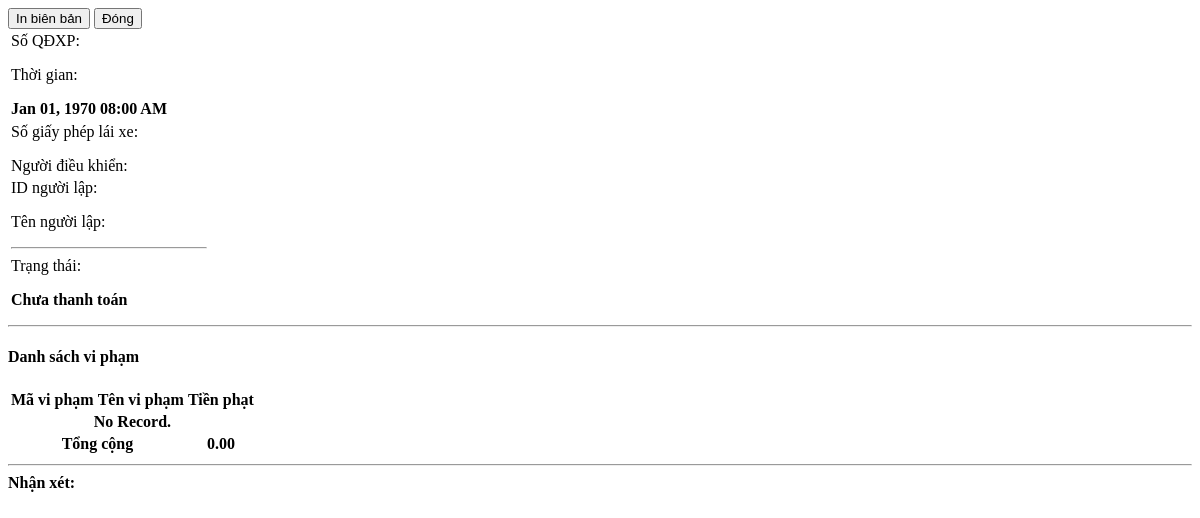
The page /admin/violations/view_details.php?id=53 on the database as committed earlier.
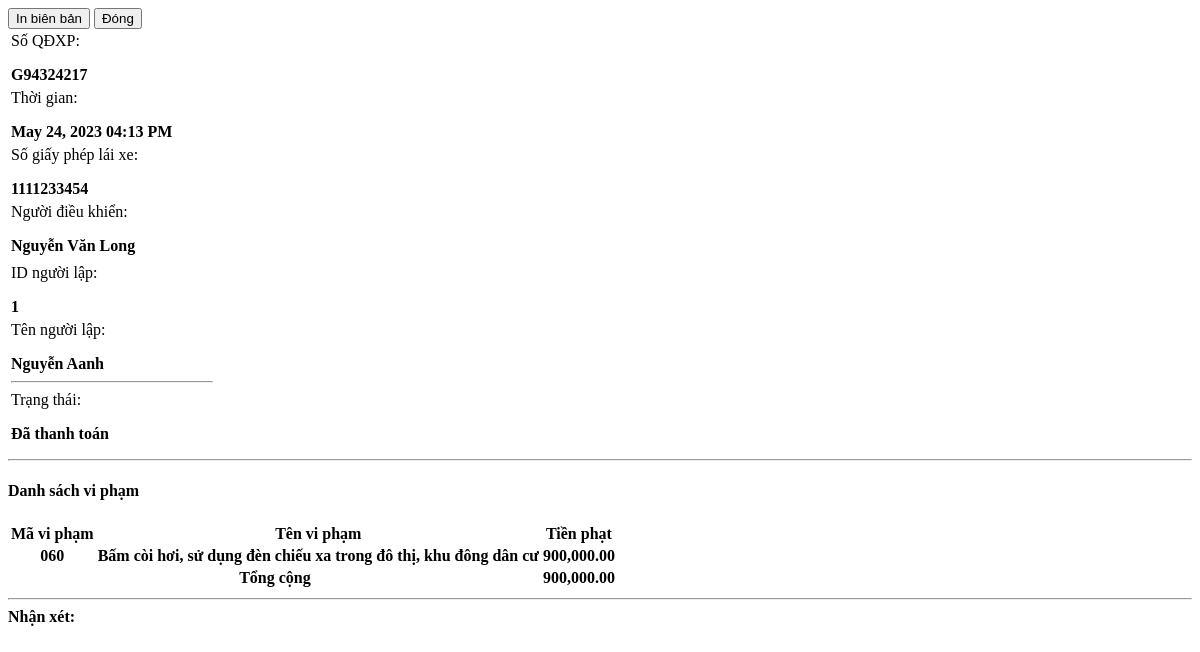
The same page on the database as committed later.
### tables this page shows
CREATE TABLE `violation_items` (
  `driver_violation_id` int(30) NOT NULL,
  `violation_id` int(30) DEFAULT NULL,
  `fine` float NOT NULL,
  `status` tinyint(1) NOT NULL DEFAULT 0 COMMENT '0=pending, 1=paid',
  `date_created` datetime NOT NULL DEFAULT current_timestamp()
);

CREATE TABLE `violations` (
  `id` int(30) NOT NULL,
  `code` varchar(50) NOT NULL,
  `name` text NOT NULL,
  `description` text NOT NULL,
  `min_fine` float NOT NULL,
  `max_fine` float NOT NULL,
  `law_id` int(30) NOT NULL,
  `fine` float NOT NULL,
  `status` tinyint(4) NOT NULL DEFAULT 1 COMMENT '0=Inactive, 1=Active',
  `date_created` datetime NOT NULL DEFAULT current_timestamp(),
  `date_updated` datetime DEFAULT NULL ON UPDATE current_timestamp()
);

### admin/violations/view_details.php (the view, shortened to what this page needs)
<?php
require_once('../../config.php');
if(isset($_GET['id']) && $_GET['id'] > 0){
    $qry2 = $conn->query("SELECT i.*,o.code,o.name from `violation_items` i inner join `violations` o on i.violation_id = o.id where i.driver_violation_id = '{$_GET['id']}' ");
    $violation_arr = array();
	if($qry2->num_rows > 0){
        while($row = $qry2->fetch_assoc()){
            $violation_arr[]=$row;
        }
    }
}
?>
<div class="container-fluid">
    <div class="w-100 d-flex justify-content-end mb-2">
        <button class="btn btn-flat btn-sm btn-default bg-lightblue" type="button" id="print"><i class="fa fa-print"></i> In biên bản</button>
        <button class="btn btn-flat btn-sm btn-default bg-black" data-dismiss="modal"><i class="fa fa-times"></i> Đóng</button>
    </div>
    <div class="border border-dark px-2 py-2" id="print_out">
        <table class="table boder-0">
            <tr class='boder-0'>
                <td width="80%" class='boder-0 align-bottom'>
                    <div class="row">
                        <div class="col-12">
                            <div class="row justify-content-between  w-max-100">
                                <div class="col-6 d-flex w-max-100">
                                    <label class="float-left w-auto whitespace-nowrap">Số QĐXP: </label>
                                    <p class="col-md-auto border-bottom px-2 border-dark w-100"><b><?php echo $ticket_no ?></b></p>
                                </div>
                                <div class="col-6 d-flex w-max-100">
                                    <label class="float-left w-auto whitespace-nowrap">Thời gian: </label>
                                    <p class="col-md-auto border-bottom px-2 border-dark w-100"><b><?php echo date("M d, Y h:i A",strtotime($date_created)) ?></b></p>
                                </div>
                            </div>
                            <div class="d-flex w-max-100">
                                <label class="float-left w-auto whitespace-nowrap">Số giấy phép lái xe:</label>
                                <p class="col-md-auto border-bottom border-dark w-100"><b><?php echo $license_id_no ?></b></p>
                            </div>
                            <div class="d-flex w-max-100">
                                <label class="float-left w-auto whitespace-nowrap">Người điều khiển:</label>
                                <p class="col-md-auto border-bottom border-dark w-100"><b><?php echo $driver ?></b></p>
                            </div>
                        </div>
                    </div>
                </td>
            </tr>
            <tr>
                <td colspan='2'>
                    <div class="d-flex w-max-100">
                        <label class="float-left w-auto whitespace-nowrap">ID người lập:</label>
                        <p class="col-md-auto border-bottom border-dark w-100"><b><?php echo $officer_id ?></b></p>
                    </div>
                    <div class="d-flex w-max-100">
                        <label class="float-left w-auto whitespace-nowrap">Tên người lập:</label>
                        <p class="col-md-auto border-bottom border-dark w-100"><b><?php echo $officer_name ?></b></p>
                    </div>
                    <hr>
                    <div class="d-flex w-max-100">
                        <label class="float-left w-auto whitespace-nowrap">Trạng thái:</label>
                        <p class=" border-bottom border-dark px-4"><b><?php echo ($status == 1) ? "Đã thanh toán" : "Chưa thanh toán" ?></b></p>
                    </div>
                </td>
            </tr>
        </table>
        <hr class='bg-dark border-dark'>
        <h4 class="text-center"><b>Danh sách vi phạm</b></h4>
        <table class='table table-stripped px-4'>
            <thead>
                <tr>
                    <th>Mã vi phạm</th>
                    <th>Tên vi phạm</th>
                    <th class="text-right">Tiền phạt</th>
                </tr>
            </thead>
            <tbody>
                <?php
                foreach($violation_arr as $row):
                ?>
                <tr>
                    <th><?php echo $row['code'] ?></th>
                    <th><?php echo $row['name'] ?></th>
                    <th class='text-right'><?php echo number_format($row['fine'],2) ?></th>
                </tr>
                <?php endforeach; ?>
                <?php if(count($violation_arr) <= 0): ?>
                <tr>
                    <th class="text-center" colspan="3">No Record.</th>
                </tr>
                <?php endif; ?>
            </tbody>
            <tfoot>
                <tr>
                    <th class='text-center' colspan="2">Tổng cộng</th>
                    <th class="text-right"><?php echo number_format($total_amount,2) ?></th>
                </tr>
            </tfoot>
        </table>
        <hr class="bg-dark border-dark">
        <b>Nhận xét:</b>
    </div>
</div>

Rows that differ between the two databases and show on the page:
added violation_items: violation.code "060", violation.name "Bấm còi hơi, sử dụng đèn chiếu xa trong đô thị, khu đông dân cư", fine "900,000.00"
Other text that changed with them:
$ticket_no: (not shown) → "G94324217"
date("M d, Y h:i A",strtotime($date_created)): "Jan 01, 1970 08:00 AM" → "May 24, 2023 04:13 PM"
$license_id_no: (not shown) → "1111233454"
$driver: (not shown) → "Nguyễn Văn Long"
$officer_id: (not shown) → "1"
$officer_name: (not shown) → "Nguyễn Aanh"
$total_amount: "0.00" → "900,000.00"
text no longer shown: "Chưa thanh toán No Record."
text now shown: "Đã thanh toán"
